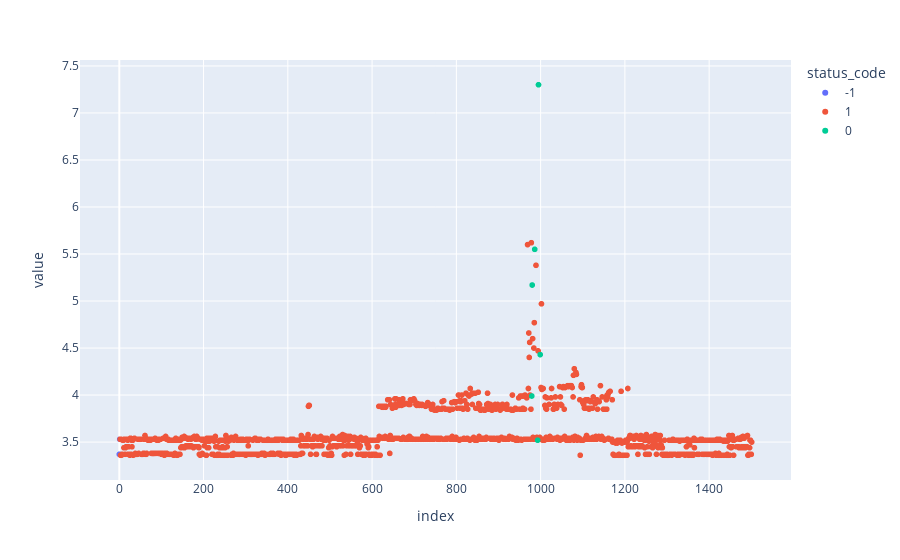

The code cell stored with this chart in its notebook:
### Code cell
df_filtering = pd.read_csv("../log/Continental" + str(file_num) + "_filtering.csv")

# make status code as discrete value
df_filtering["status_code"] = df_filtering["status_code"].astype(str)

# make graph
fig = px.scatter(df_filtering, y="value", color="status_code", hover_data=['status'])
fig.show()

### Figure 1 — Plotly figure (JSON) as saved in the notebook; plotly's stock layout.template omitted (floating-point values rounded to 4 significant figures; data arrays with more than 128 entries replaced by an {"elided": "..."} marker saying what was removed)
{"data": [{"customdata": [["Error: Filtered signal below lower limit"], ["Error: Filtered signal below lower limit"], ["Error: Filtered signal above upper limit"], ["Error: Filtered signal above upper limit"], ["Error: Filtered signal above upper limit"]], "hovertemplate": "status_code=-1<br>index=%{x}<br>value=%{y}<br>status=%{customdata[0]}<extra></extra>", "legendgroup": "-1", "marker": {"color": "#636efa", "symbol": "circle"}, "mode": "markers", "name": "-1", "showlegend": true, "type": "scattergl", "x": [0, 1, 987, 996, 997], "xaxis": "x", "y": [3.37, 3.53, 3.53, 3.53, 3.53], "yaxis": "y"}, {"customdata": {"elided": "1491x1 str values"}, "hovertemplate": "status_code=1<br>index=%{x}<br>value=%{y}<br>status=%{customdata[0]}<extra></extra>", "legendgroup": "1", "marker": {"color": "#EF553B", "symbol": "circle"}, "mode": "markers", "name": "1", "showlegend": true, "type": "scattergl", "x": {"elided": "1491 int values"}, "xaxis": "x", "y": {"elided": "1491 float values"}, "yaxis": "y"}, {"customdata": [["Warning0: Filtered signal close to upper limit."], ["Warning1: Filtered signal close to upper limit."], ["Warning1: Filtered signal close to upper limit."], ["Warning0: Filtered signal close to lower limit."], ["Warning0: Filtered signal close to upper limit."], ["Warning0: Filtered signal close to lower limit."]], "hovertemplate": "status_code=0<br>index=%{x}<br>value=%{y}<br>status=%{customdata[0]}<extra></extra>", "legendgroup": "0", "marker": {"color": "#00cc96", "symbol": "circle"}, "mode": "markers", "name": "0", "showlegend": true, "type": "scattergl", "x": [979, 980, 986, 993, 995, 999], "xaxis": "x", "y": [3.99, 5.17, 5.55, 3.52, 7.3, 4.43], "yaxis": "y"}], "layout": {"legend": {"title": {"text": "status_code"}, "tracegroupgap": 0}, "margin": {"t": 60}, "xaxis": {"anchor": "y", "domain": [0, 1], "title": {"text": "index"}}, "yaxis": {"anchor": "x", "domain": [0, 1], "title": {"text": "value"}}}}
